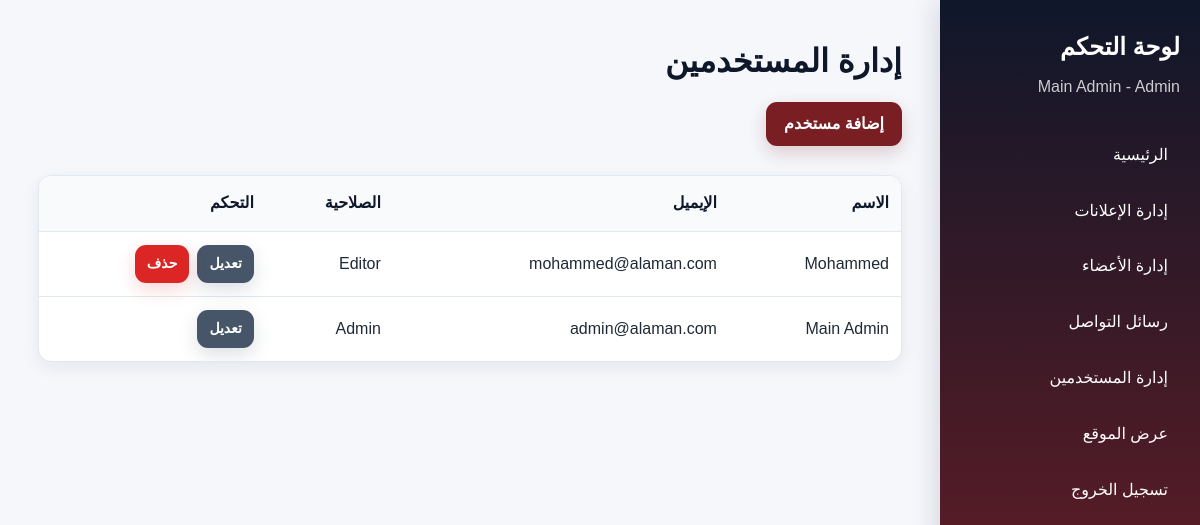
The page /admin/users.php (signed in) on the database its author committed.
### tables this page shows
CREATE TABLE `users` (
  `id` int(11) NOT NULL,
  `name` varchar(120) NOT NULL,
  `email` varchar(150) NOT NULL,
  `password` varchar(255) NOT NULL,
  `role` enum('Admin','Editor') NOT NULL DEFAULT 'Editor',
  `created_at` timestamp NOT NULL DEFAULT current_timestamp()
);

### includes/functions.php (called while the page is built, shortened)
<?php
function e($value) {
    return htmlspecialchars($value ?? '', ENT_QUOTES, 'UTF-8');
}

### admin/users.php (the view)
<?php require_once 'auth.php'; requireAdmin();
$items=$pdo->query('SELECT * FROM users ORDER BY id DESC')->fetchAll();require_once 'header.php'; ?>
<div class="admin-layout"><?php require_once 'sidebar.php'; ?><main class="admin-content"><h1>إدارة المستخدمين</h1><a class="btn" href="user-add.php">إضافة مستخدم</a><br><br>
<table class="table"><tr><th>الاسم</th><th>الإيميل</th><th>الصلاحية</th><th>التحكم</th></tr><?php foreach($items as $item): ?><tr><td><?= e($item['name']) ?></td><td><?= e($item['email']) ?></td><td><?= e($item['role']) ?></td><td class="actions"><a class="btn btn-secondary" href="user-edit.php?id=<?= $item['id'] ?>">تعديل</a><?php if($item['id'] != $_SESSION['user_id']): ?><a class="btn btn-danger" onclick="return confirm('هل أنت متأكد؟')" href="user-delete.php?id=<?= $item['id'] ?>">حذف</a><?php endif; ?></td></tr><?php endforeach; ?></table>
</main></div></body></html>

### assets/css/style.css (style rules this page uses)
:root { --primary: #791e23; --primary-dark: #5d151a; --navy: #0f172a; --navy-soft: #1e293b; --surface: #ffffff; --background: #f5f7fb; --text: #1f2937; --muted: #64748b; --border: #e2e8f0; --success-bg: #dcfce7; --success-text: #166534; --error-bg: #fee2e2; --error-text: #991b1b; --shadow-sm: 0 6px 18px rgba(15, 23, 42, 0.07); --shadow-md: 0 14px 36px rgba(15, 23, 42, 0.12); --radius-sm: 10px; --radius-md: 16px; --radius-lg: 22px; --container: 1180px; }
* { box-sizing: border-box; margin: 0; padding: 0; }
html { scroll-behavior: smooth; scroll-padding-top: 92px; }
body { min-width: 320px; overflow-x: hidden; font-family: Tahoma, Arial, sans-serif; background: var(--background); color: var(--text); line-height: 1.8; text-rendering: optimizeLegibility; -webkit-font-smoothing: antialiased; }
a { transition: color 0.2s ease, opacity 0.2s ease, transform 0.2s ease; }
.btn { display: inline-flex; align-items: center; justify-content: center; gap: 7px; min-height: 44px; margin-top: 18px; padding: 10px 18px; border: 0; border-radius: 11px; background: var(--primary); color: #fff; font-weight: 700; line-height: 1.4; text-align: center; text-decoration: none; cursor: pointer; box-shadow: 0 7px 18px rgba(121, 30, 35, 0.2); }
.btn-secondary { background: #475569; box-shadow: 0 7px 18px rgba(71, 85, 105, 0.18); }
.btn-danger { background: #dc2626; box-shadow: 0 7px 18px rgba(220, 38, 38, 0.18); }
.admin-layout { display: grid; grid-template-columns: 260px minmax(0, 1fr); min-height: 100vh; background: var(--background); }
.admin-content { min-width: 0; padding: clamp(20px, 4vw, 38px); }
.admin-content > h1 { color: var(--navy); font-size: clamp(1.55rem, 3vw, 2rem); line-height: 1.45; }
.table { display: block; width: 100%; max-width: 100%; overflow-x: auto; border: 1px solid var(--border); border-radius: 13px; background: #fff; border-collapse: collapse; box-shadow: var(--shadow-sm); -webkit-overflow-scrolling: touch; }
.table tr:first-child { background: #f8fafc; }
.table th, .table td { padding: 13px 12px; border-bottom: 1px solid var(--border); text-align: right; vertical-align: middle; }
.table th { color: var(--navy); font-weight: 700; white-space: nowrap; }
.table td { overflow-wrap: anywhere; }
.table tr:last-child td { border-bottom: 0; }
.actions { display: flex; flex-wrap: wrap; gap: 8px; }
.actions .btn { min-height: 38px; margin-top: 0; padding: 7px 12px; font-size: 14px; }

### rows shown on the page
users: name "Mohammed", email "mohammed@alaman.com", role "Editor"
users: name "Main Admin", email "admin@alaman.com", role "Admin"

### other values the page prints
$_SESSION['name'] "Main Admin"
$_SESSION['role'] "Admin"
